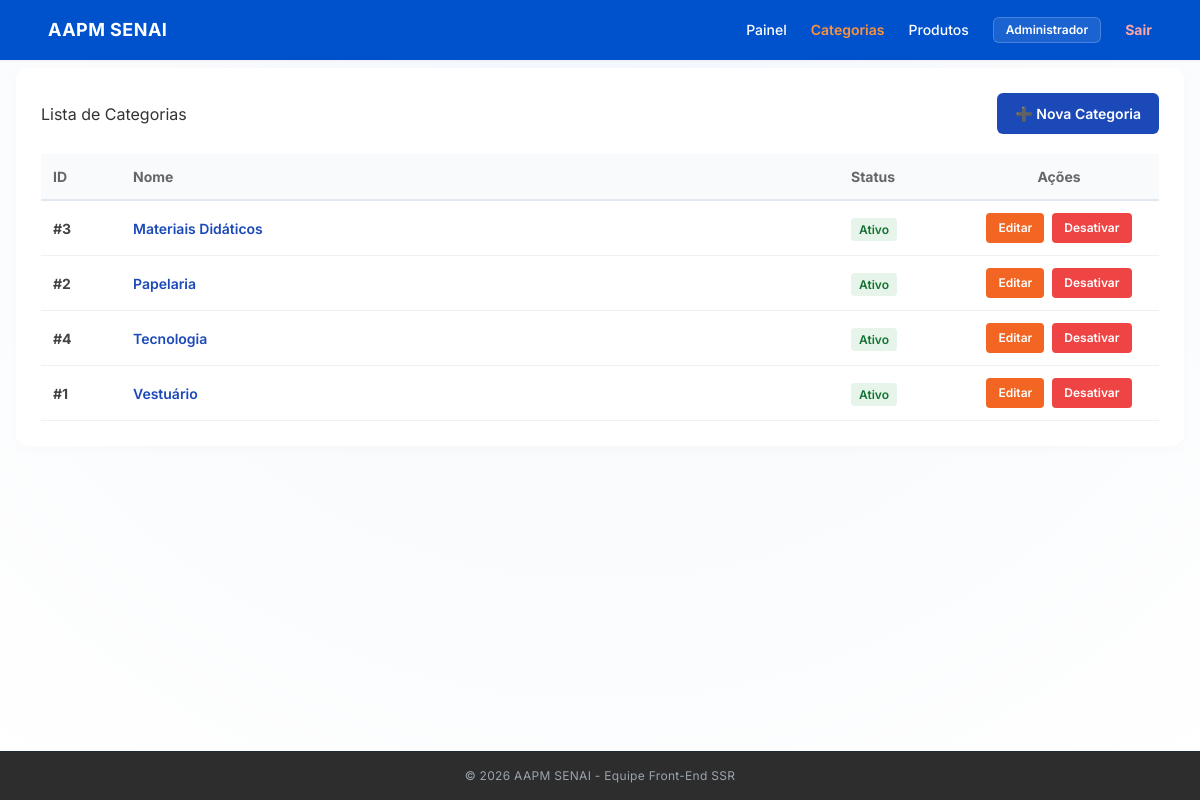
The page /categorias/ (signed in) on the database its author committed.
### app/models/categoria_model.py (models this page shows)
class Categoria(Base):
    __tablename__ = "categorias"
    id = Column(Integer, primary_key=True, autoincrement=True, index=True)
    nome = Column(String(100), nullable=False, unique=True, index=True) # Adicionado index=True para busca rápida
    ativo = Column(Boolean, default=True)
    produtos = relationship(
        "Produto",
        back_populates="categoria",
        cascade="all, delete-orphan", # Garante que se a categoria for deletada, a integridade é mantida
        lazy="select"
    )

### app/controllers/categoria_controller.py (the view)
@router.get("/")
def listar_categorias(
    request: Request,
    db: Session = Depends(get_db),
    admin = Depends(require_admin)
):
    categorias = db.query(Categoria).order_by(Categoria.nome).all()
    return templates.TemplateResponse(
        request,
        "categorias/index.html",  # ✅ CORRIGIDO: Apontando para index.html existente
        {
            "request":    request,
            "usuario":    admin,
            "categorias": categorias,
        }
    )

### app/templates/categorias/index.html (shortened to what this page needs)
{% extends "base.html" %}
{% block internal_content %}
<div style="background: white; padding: 25px; border-radius: 12px; box-shadow: 0 4px 12px rgba(0,0,0,0.02);">
    <div style="display: flex; justify-content: space-between; align-items: center; margin-bottom: 20px;">
        <h3 style="margin: 0; color: #333;">Lista de Categorias</h3>
        <a href="/categorias/nova" style="background: #1c49b8; color: white; text-decoration: none; padding: 10px 18px; border-radius: 6px; font-weight: 600; font-size: 14px;">
            ➕ Nova Categoria
        </a>
    </div>
    <table style="width: 100%; border-collapse: collapse; text-align: left; font-size: 14px;">
        <thead>
            <tr style="background: #f8fafc; border-bottom: 2px solid #e2e8f0; color: #666;">
                <th style="padding: 12px; width: 80px;">ID</th>
                <th style="padding: 12px;">Nome</th>
                <th style="padding: 12px; width: 120px;">Status</th>
                <th style="padding: 12px; text-align: center; width: 200px;">Ações</th>
            </tr>
        </thead>
        <tbody>
            {% for cat in categorias %}
            <tr style="border-bottom: 1px solid #f0f0f0; color: #444; opacity: {{ '1' if cat.ativo else '0.5' }};">
                <td style="padding: 12px; font-weight: bold;">#{{ cat.id }}</td>
                <td style="padding: 12px; font-weight: 600; color: #1c49b8;">{{ cat.nome }}</td>
                <td style="padding: 12px;">
                    {% if cat.ativo %}
                        <span style="background: #e6f4ea; color: #137333; padding: 4px 8px; border-radius: 4px; font-weight: 600; font-size: 12px;">Ativo</span>
                    {% else %}
                        <span style="background: #fce8e6; color: #c5221f; padding: 4px 8px; border-radius: 4px; font-weight: 600; font-size: 12px;">Inativo</span>
                    {% endif %}
                </td>
                <td style="padding: 12px; display: flex; gap: 8px; justify-content: center; align-items: center;">
                    <a href="/categorias/{{ cat.id }}/editar" style="background: #f26522; color: white; text-decoration: none; padding: 6px 12px; border-radius: 4px; font-size: 12px; font-weight: 600;">Editar</a>
                    <form action="/categorias/{{ cat.id }}/toggle-ativo" method="POST" style="margin: 0;">
                        {% if cat.ativo %}
                            <button type="submit" style="background: #ef4444; color: white; border: none; padding: 6px 12px; border-radius: 4px; font-size: 12px; font-weight: 600; cursor: pointer;">Desativar</button>
                        {% else %}
                            <button type="submit" style="background: #10b981; color: white; border: none; padding: 6px 12px; border-radius: 4px; font-size: 12px; font-weight: 600; cursor: pointer;">Ativar</button>
                        {% endif %}
                    </form>
                </td>
            </tr>
            {% else %}
            <tr>
                <td colspan="4" style="padding: 20px; text-align: center; color: #aaa;">Nenhuma categoria cadastrada.</td>
            </tr>
            {% endfor %}
        </tbody>
    </table>
</div>
{% endblock %}

### app/templates/base.html (shortened to what this page needs)
<!DOCTYPE html>
<html lang="pt-br" class="h-full">
<head>
    <script src="https://cdn.tailwindcss.com"></script>
    <link rel="stylesheet" href="https://cdnjs.cloudflare.com/ajax/libs/font-awesome/6.4.0/css/all.min.css">
    <link rel="stylesheet" href="/static/css/style.css">
</head>
<body class="bg-gray-50 text-gray-900 min-h-screen flex flex-col">
    <nav class="w-full bg-[#0052cc] text-white px-6 md:px-12 py-4 flex justify-between items-center shadow-sm">
        <div class="text-lg font-bold tracking-wide">
            AAPM SENAI
        </div>
        <div class="flex items-center space-x-6 text-sm font-medium">
            {% if usuario %}
                <a href="/dashboard" class="hover:text-gray-200 transition">
                    Painel
                </a>
                {% if usuario.role == 'ADMIN' %}
                    <a href="/categorias" class="text-orange-400 hover:text-orange-300 font-semibold transition">
                        Categorias
                    </a>
                {% endif %}
                <a href="/produtos" class="hover:text-gray-200 transition">
                    Produtos
                </a>
                <span class="bg-white/10 border border-white/20 px-3 py-1 rounded-md text-xs font-semibold">
                    {{ usuario.nome }}
                </span>
                <a href="/auth/logout" class="text-red-300 hover:text-red-400 font-bold transition">
                    Sair
                </a>
            {% else %}
                <a href="/auth/login"
                   class="bg-orange-500 hover:bg-orange-600 text-white px-5 py-1.5 rounded font-semibold shadow-md transition">
                    Login
                </a>
            {% endif %}
        </div>
    </nav>
    <main class="flex-grow px-4 pt-2 pb-4">
        <div class="w-full max-w-7xl mx-auto">
            {% block internal_content %}{% endblock %}
        </div>
    </main>
    <footer class="bg-[#2d2d2d] text-gray-400 text-center py-4 text-xs tracking-wide border-t border-gray-800">
        <p>&copy; 2026 AAPM SENAI - Equipe Front-End SSR</p>
    </footer>
</body>
</html>

### app/static/css/style.css (style rules this page uses)
body { font-family: 'Inter', sans-serif; background: radial-gradient(circle at top, #f3f7ff 0%, #f8fafc 40%, #ffffff 100%); margin: 0; min-height: 100vh; }

### app/templates/base.html (style rules this page uses)
body { font-family: 'Inter', sans-serif; }

### rows shown on the page
Categoria: id "3", nome "Materiais Didáticos", ativo "Ativo"
Categoria: id "2", nome "Papelaria", ativo "Ativo"
Categoria: id "4", nome "Tecnologia", ativo "Ativo"
Categoria: id "1", nome "Vestuário", ativo "Ativo"

### other values the page prints
{{ usuario.nome }} "Administrador"
